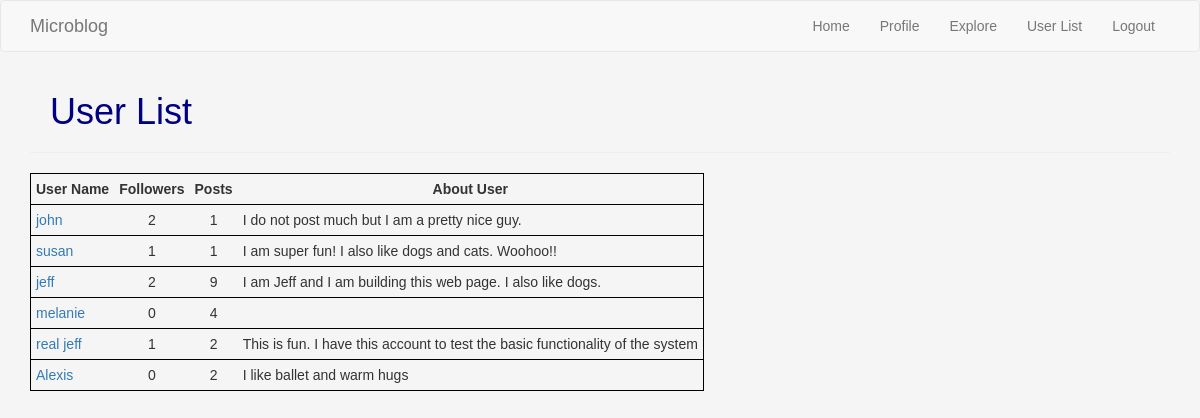
/user_list (signed in), run on an earlier commit of the app's database.
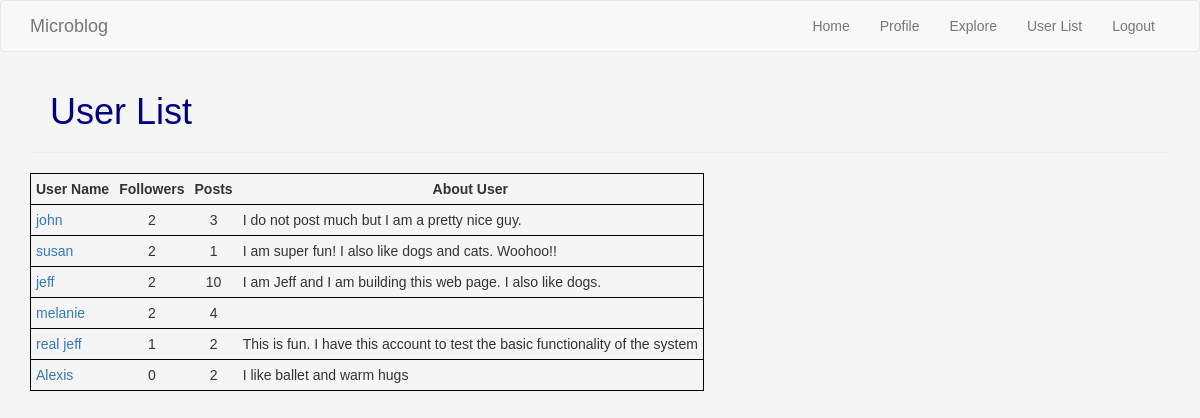
And on a later commit of the database.
### webapp/models.py (models this page shows, shortened)
class User(UserMixin, db.Model):
    id = db.Column(db.Integer, primary_key=True)
    username = db.Column(db.String(64), index=True, unique=True)
    email = db.Column(db.String(120), index=True, unique=True)
    password_hash = db.Column(db.String(128))
    posts = db.relationship('Post', backref='author', lazy='dynamic')
    about_me = db.Column(db.String(140))
    last_seen = db.Column(db.DateTime, default=datetime.utcnow)
    followed = db.relationship(
        'User', secondary=followers,
        primaryjoin=(followers.c.follower_id == id),
        secondaryjoin=(followers.c.followed_id == id),
        backref=db.backref('followers', lazy='dynamic'), lazy='dynamic')
    def user_posts(self):
        own_posts = Post.query.filter_by(user_id=self.id)
        return own_posts.order_by(Post.timestamp.desc())

### webapp/routes.py (the view)
@webapp.route('/user_list')
@login_required
def user_list():
    users = User.query.all()
    return render_template('user_list.html', users=users)

### webapp/models.py (called while the page is built)
@login.user_loader
def load_user(id):
    return User.query.get(int(id))

### webapp/routes.py (called while the page is built)
@webapp.before_request
def before_request():
    if current_user.is_authenticated:
        current_user.last_seen = datetime.utcnow()
        db.session.commit()

### webapp/templates/user_list.html
{% extends "base.html" %}
{% block app_content %}
    <h1>User List</h1>
    <hr>
    <table class="user_list_table">
        <tr><th  class="user_list_cell">User Name</th>
            <th class="user_list_cell user_list_nums">Followers</th>
            <th class="user_list_cell user_list_nums">Posts</th>
            <th class="user_list_cell">About User</th></tr>
        {% for user in users %}
            <tr class="user_list_row">
                <td class="user_list_cell"><a href={{ url_for('user', username=user.username) }} >{{ user.username }}</a></td>
                <td class="user_list_cell user_list_nums">{{ user.followers.count() }}</td>
                <td class="user_list_cell user_list_nums">{{ user.user_posts().count() }}</td>
                <td class="user_list_cell">{% if user.about_me %}
                    {{ user.about_me }}
                {% endif %}</td>
            </tr>
        {% endfor %}
    </table>
{% endblock %}

What changed in the data, as far as the page shows it:
changed User "john": user_posts "1" → "3"
computed for User "susan": followers.count "1" → "2"
changed User "jeff": user_posts "9" → "10"
computed for User "melanie": followers.count "0" → "2"
